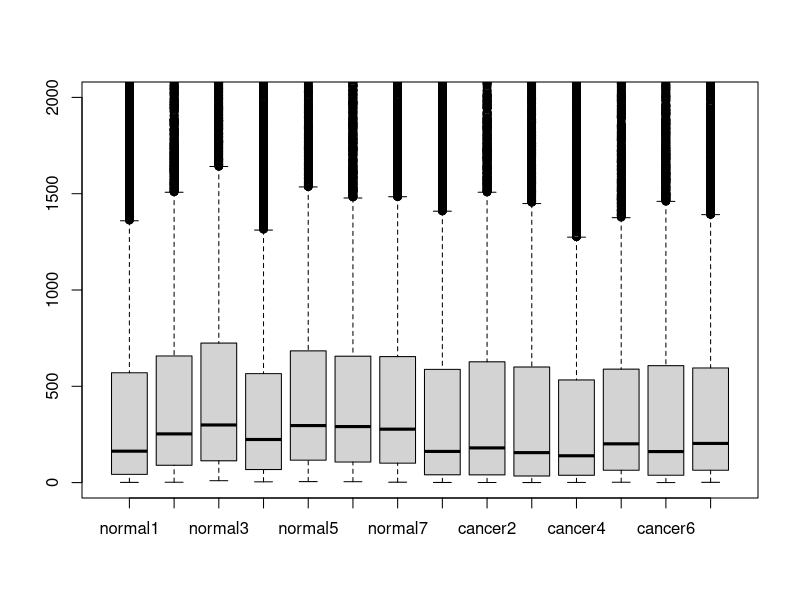
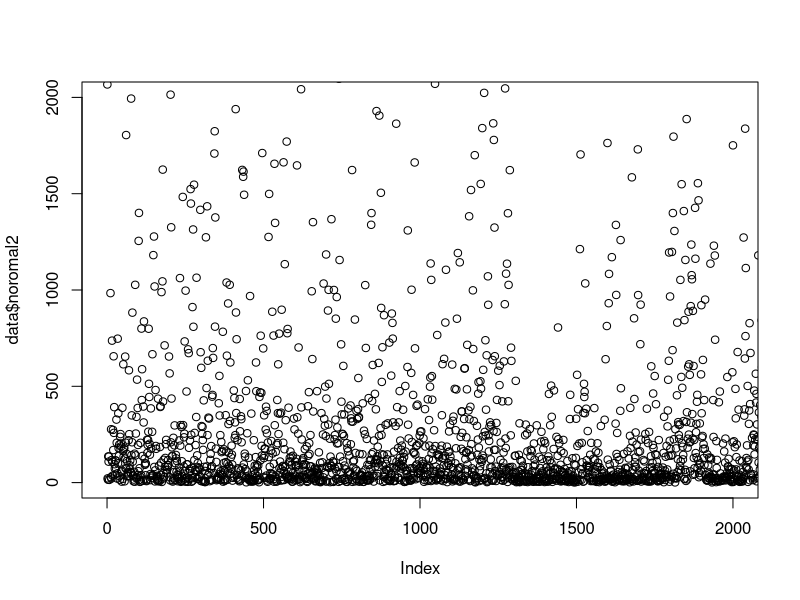
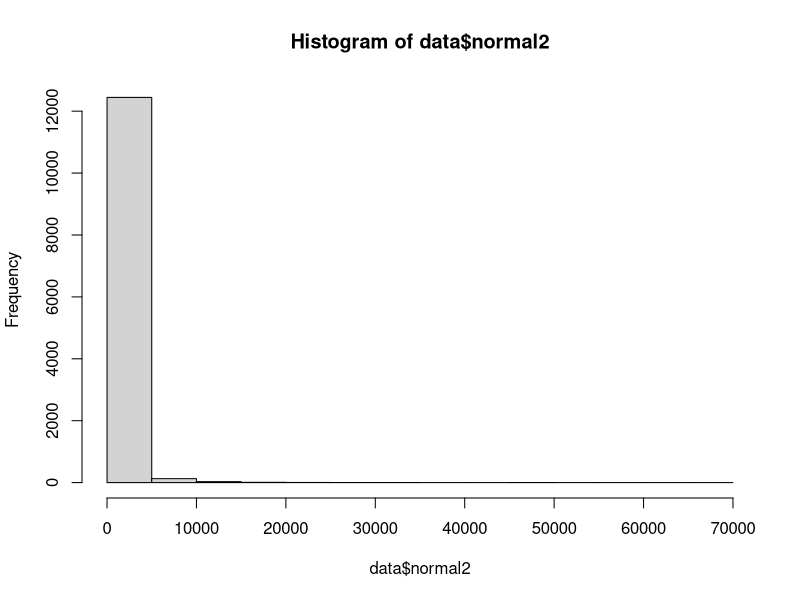
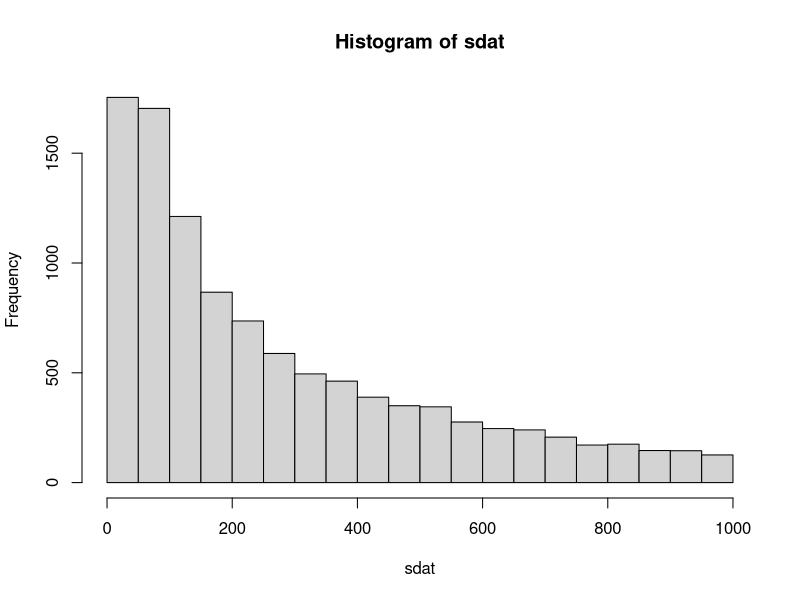
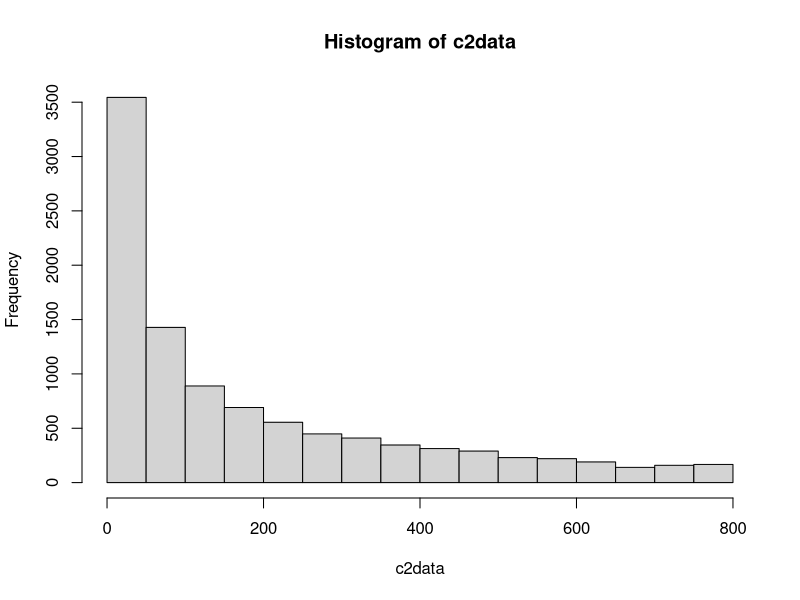
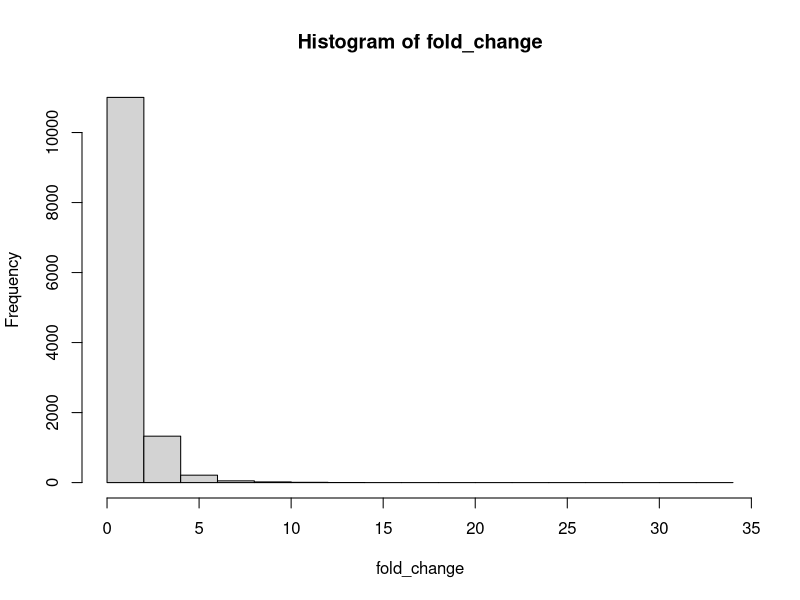
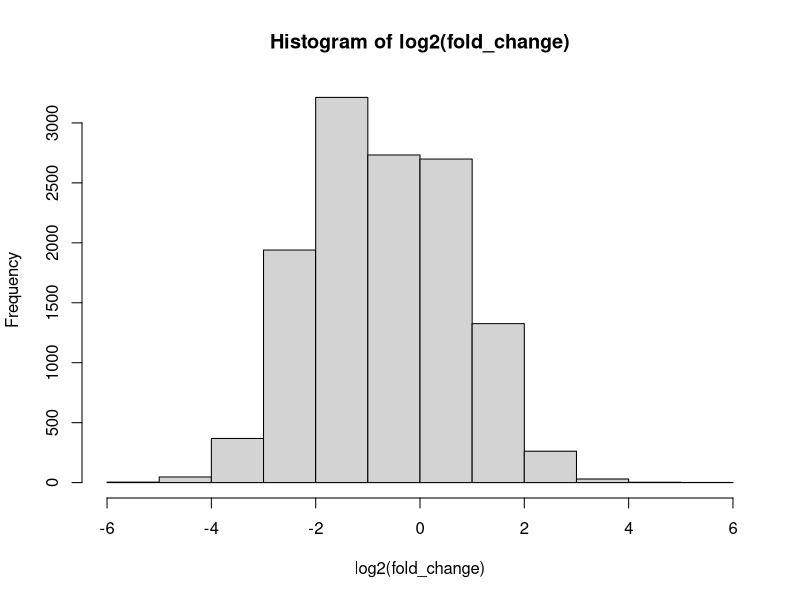

The R script that drew these images, in order:
# read the data
data=read.csv("microarray_data.csv",header=TRUE)
dim(data) # [1] 12652    16

# box plot of control normal 1 to normal 7 
boxplot(data[,3:16], ylim=c(0,2000))

# scatterplot normal1 vs normal2
plot(data$normal1, data$noromal2, ylim=c(0,2000), xlim=c(0,2000))
# plot(data$normal1, data$noromal2, ylim=c(0,2000), xlim=c(0,2000),col="blue", cex=0.3)

# histogram of normal 2
hist(data$normal2)
sdat=subset(data$normal2,data$normal2<1000)
print(length(sdat))
#[1] 10634
hist(sdat)

# histogram cancer 2<800
c2data=subset(data$cancer2, data$cancer2<800)
hist(c2data)

#cancer 5 more than 1000 exp
print(length(subset(data$cancer5,data$cancer5>1000)))
#[1] 1882
mean_normal=(data$normal1 + data$normal2 + data$normal3 + data$normal4 + data$normal5 + data$normal6 + data$normal7)/7
mean_cancer=(data$cancer1 + data$cancer2 + data$cancer3 + data$cancer4 + data$cancer5 + data$cancer6 + data$cancer7)/7
fold_change=(mean_cancer/mean_normal)
hist(fold_change)
hist(log2(fold_change))
#fold_change=(log2(mean_cancer)/log2(mean_norm))
#hist(fold_change)

# Date: 01-03-23
vec=data$normal1[data$normal1>1000]
vec2=subset(data, data$normal1>1000)
length(vec2)
#[1] 16
v3=data$normal1[c(1,3,5,7,9,11)]

#subset using string
x= c("MAPK3","DDR1", "HINT1", "KAT2B", "MMP10")
subset(data, data$SYMBOL=="MAPK3")
subset(data, data$SYMBOL %in% x)
data[data$SYMBOL %in% x,]
df=subset(data, data$SYMBOL %in% x )
subset(data,data$normal1>data$normal2)
